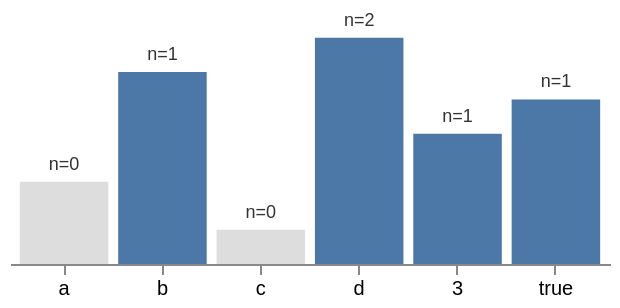

The specification (Vega-Lite) saved for this image:
### Vega specification from a JSON file in a GitHub repository (floating-point values rounded to 4 significant figures)
{"$schema": "https://vega.github.io/schema/vega/v6.json", "description": "indata() testing each bar's key against a second dataset. The selection holds a number and a boolean as well as strings, because upstream indexes by the value coerced to a string: the bars keyed \"3\" and \"true\" match rows holding 3 and true. \"d\" appears twice, so the printed result shows that indata returns a count rather than a boolean.", "width": 300, "height": 120, "padding": 5, "data": [{"name": "selected", "values": [{"id": "b"}, {"id": "d"}, {"id": "d"}, {"id": 3}, {"id": true}]}, {"name": "table", "values": [{"k": "a", "n": 12}, {"k": "b", "n": 28}, {"k": "c", "n": 5}, {"k": "d", "n": 33}, {"k": "3", "n": 19}, {"k": "true", "n": 24}]}], "scales": [{"name": "x", "type": "band", "domain": {"data": "table", "field": "k"}, "range": "width", "padding": 0.1}, {"name": "y", "type": "linear", "domain": {"data": "table", "field": "n"}, "range": "height", "nice": true, "zero": true}], "axes": [{"orient": "bottom", "scale": "x"}], "marks": [{"type": "rect", "from": {"data": "table"}, "encode": {"enter": {"x": {"scale": "x", "field": "k"}, "width": {"scale": "x", "band": 1}, "y": {"scale": "y", "field": "n"}, "y2": {"scale": "y", "value": 0}, "fill": [{"test": "indata('selected', 'id', datum.k)", "value": "#4c78a8"}, {"value": "#dddddd"}]}}}, {"type": "text", "from": {"data": "table"}, "encode": {"enter": {"x": {"scale": "x", "field": "k", "band": 0.5}, "y": {"scale": "y", "field": "n", "offset": -4}, "align": {"value": "center"}, "baseline": {"value": "bottom"}, "fontSize": {"value": 9}, "text": {"signal": "'n=' + (indata('selected', 'id', datum.k) || 0)"}, "fill": {"value": "#333333"}}}}]}
